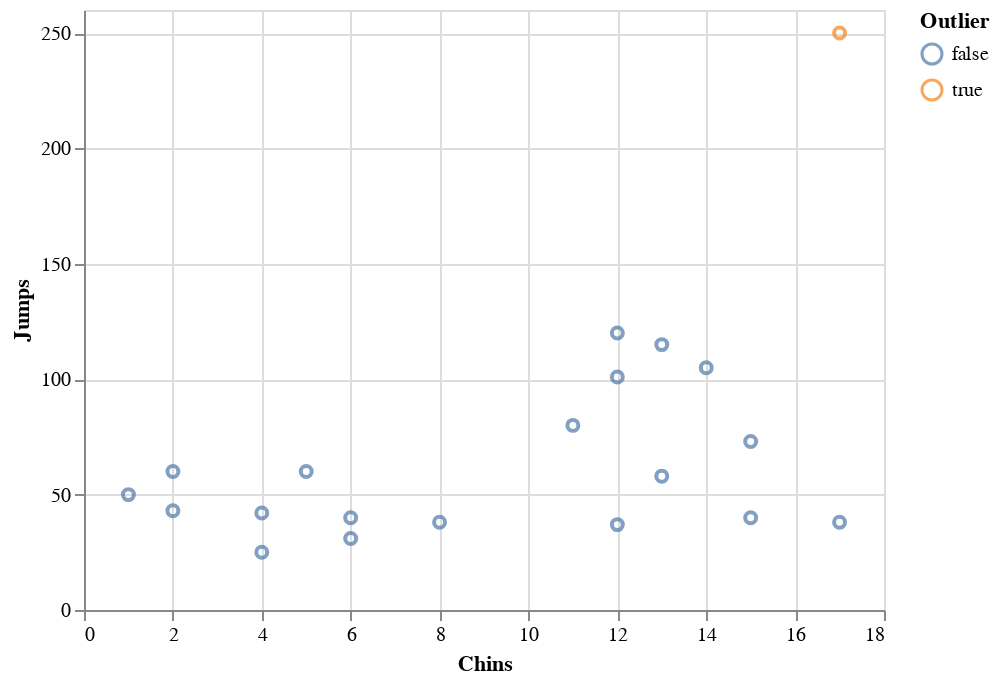

Notebook source saved alongside this figure:
### Markdown cell above
# Example B

### Code cell
data = load_linnerud(as_frame=True).data
data["Outlier"] = LocalOutlierFactor(10).fit_predict(data) == -1
display(data[:3])
altair.Chart(data).mark_point().encode(
    x="Chins",
    y="Jumps",
    color="Outlier"
)

### Figure 1 — Vega-Lite specification as saved in the notebook (floating-point values rounded to 4 significant figures)
{"config": {"view": {"continuousWidth": 400, "continuousHeight": 300}}, "data": {"name": "data-453bdd878de1dc1d4f8ba02c7ea0393a"}, "mark": "point", "encoding": {"color": {"type": "nominal", "field": "Outlier"}, "x": {"type": "quantitative", "field": "Chins"}, "y": {"type": "quantitative", "field": "Jumps"}}, "$schema": "https://vega.github.io/schema/vega-lite/v4.8.1.json", "datasets": {"data-453bdd878de1dc1d4f8ba02c7ea0393a": [{"Chins": 5.0, "Situps": 162.0, "Jumps": 60.0, "Outlier": false}, {"Chins": 2.0, "Situps": 110.0, "Jumps": 60.0, "Outlier": false}, {"Chins": 12.0, "Situps": 101.0, "Jumps": 101.0, "Outlier": false}, {"Chins": 12.0, "Situps": 105.0, "Jumps": 37.0, "Outlier": false}, {"Chins": 13.0, "Situps": 155.0, "Jumps": 58.0, "Outlier": false}, {"Chins": 4.0, "Situps": 101.0, "Jumps": 42.0, "Outlier": false}, {"Chins": 8.0, "Situps": 101.0, "Jumps": 38.0, "Outlier": false}, {"Chins": 6.0, "Situps": 125.0, "Jumps": 40.0, "Outlier": false}, {"Chins": 15.0, "Situps": 200.0, "Jumps": 40.0, "Outlier": false}, {"Chins": 17.0, "Situps": 251.0, "Jumps": 250.0, "Outlier": true}, {"Chins": 17.0, "Situps": 120.0, "Jumps": 38.0, "Outlier": false}, {"Chins": 13.0, "Situps": 210.0, "Jumps": 115.0, "Outlier": false}, {"Chins": 14.0, "Situps": 215.0, "Jumps": 105.0, "Outlier": false}, {"Chins": 1.0, "Situps": 50.0, "Jumps": 50.0, "Outlier": false}, {"Chins": 6.0, "Situps": 70.0, "Jumps": 31.0, "Outlier": false}, {"Chins": 12.0, "Situps": 210.0, "Jumps": 120.0, "Outlier": false}, {"Chins": 4.0, "Situps": 60.0, "Jumps": 25.0, "Outlier": false}, {"Chins": 11.0, "Situps": 230.0, "Jumps": 80.0, "Outlier": false}, {"Chins": 15.0, "Situps": 225.0, "Jumps": 73.0, "Outlier": false}, {"Chins": 2.0, "Situps": 110.0, "Jumps": 43.0, "Outlier": false}]}}
